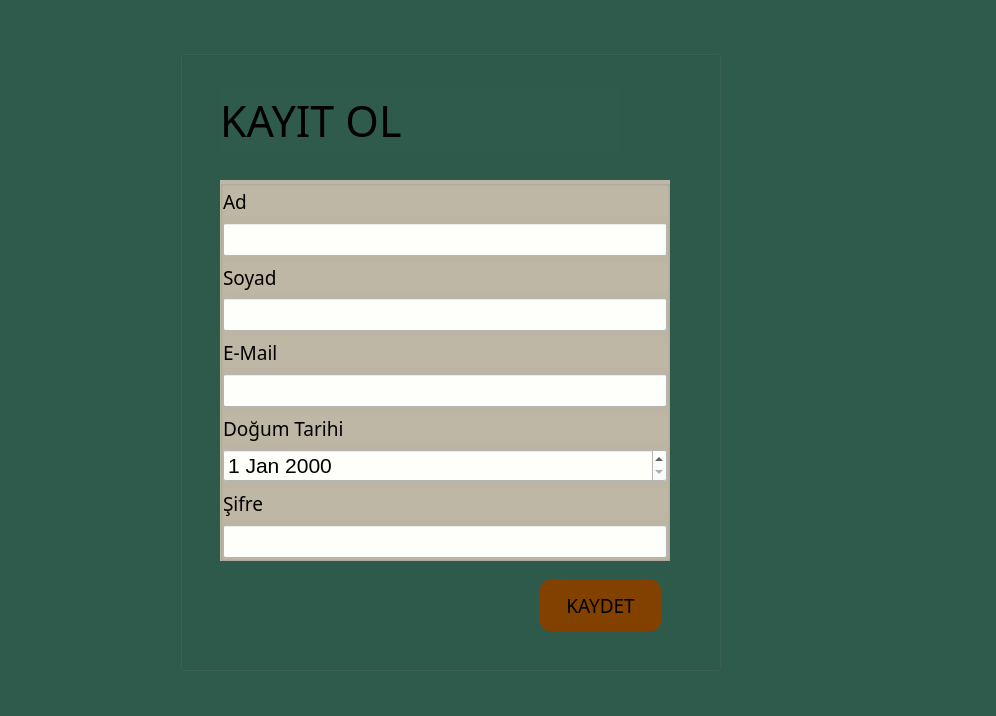
<?xml version="1.0" encoding="UTF-8"?>
<ui version="4.0">
 <class>MainWindow</class>
 <widget class="QMainWindow" name="MainWindow">
  <property name="geometry">
   <rect>
    <x>0</x>
    <y>0</y>
    <width>996</width>
    <height>716</height>
   </rect>
  </property>
  <property name="maximumSize">
   <size>
    <width>996</width>
    <height>716</height>
   </size>
  </property>
  <property name="font">
   <font>
    <pointsize>32</pointsize>
   </font>
  </property>
  <property name="windowTitle">
   <string>MainWindow</string>
  </property>
  <property name="styleSheet">
   <string notr="true">background-color: rgb(47, 91, 76);
background-color: rgb(47, 91, 76);</string>
  </property>
  <widget class="QWidget" name="centralwidget">
   <property name="styleSheet">
    <string notr="true">background-color: rgb(34, 136, 85);
background-color: rgb(47, 91, 76);</string>
   </property>
   <widget class="QGroupBox" name="groupBox">
    <property name="geometry">
     <rect>
      <x>180</x>
      <y>50</y>
      <width>541</width>
      <height>621</height>
     </rect>
    </property>
    <property name="styleSheet">
     <string notr="true">background-color: rgb(191, 183, 165);

QGroupBox {
    border: 2px solid #5A9;
	border-color: rgb(131, 65, 0)
    border-radius: 15px; /* Köşe yuvarlama yarıçapı */
    margin-top: 10px; /* Başlık kısmı için üst boşluk */
    background-color: #E0F7E9; /* Arkaplan rengi */
}</string>
    </property>
    <property name="title">
     <string/>
    </property>
    <widget class="QLabel" name="label">
     <property name="geometry">
      <rect>
       <x>40</x>
       <y>40</y>
       <width>401</width>
       <height>61</height>
      </rect>
     </property>
     <property name="font">
      <font>
       <family>Maiandra GD</family>
       <pointsize>32</pointsize>
      </font>
     </property>
     <property name="text">
      <string>KAYIT OL</string>
     </property>
    </widget>
    <widget class="QGroupBox" name="verticalGroupBox">
     <property name="geometry">
      <rect>
       <x>40</x>
       <y>130</y>
       <width>450</width>
       <height>381</height>
      </rect>
     </property>
     <property name="styleSheet">
      <string notr="true">background-color: rgb(191, 183, 165);
border-color:  rgb(191, 183, 165);
</string>
     </property>
     <layout class="QVBoxLayout" name="verticalLayout_2">
      <property name="leftMargin">
       <number>0</number>
      </property>
      <property name="topMargin">
       <number>0</number>
      </property>
      <property name="rightMargin">
       <number>0</number>
      </property>
      <property name="bottomMargin">
       <number>0</number>
      </property>
      <item>
       <widget class="QLabel" name="label_3">
        <property name="font">
         <font>
          <family>Maiandra GD</family>
          <pointsize>14</pointsize>
         </font>
        </property>
        <property name="styleSheet">
         <string notr="true"/>
        </property>
        <property name="text">
         <string>Ad</string>
        </property>
       </widget>
      </item>
      <item>
       <widget class="QLineEdit" name="ad_line">
        <property name="font">
         <font>
          <pointsize>16</pointsize>
         </font>
        </property>
        <property name="styleSheet">
         <string notr="true">background-color: rgb(254, 255, 251);</string>
        </property>
       </widget>
      </item>
      <item>
       <widget class="QLabel" name="soyad_label">
        <property name="font">
         <font>
          <family>Maiandra GD</family>
          <pointsize>14</pointsize>
         </font>
        </property>
        <property name="text">
         <string>Soyad</string>
        </property>
       </widget>
      </item>
      <item>
       <widget class="QLineEdit" name="soyad_line">
        <property name="font">
         <font>
          <pointsize>16</pointsize>
         </font>
        </property>
        <property name="styleSheet">
         <string notr="true">background-color: rgb(254, 255, 251);</string>
        </property>
       </widget>
      </item>
      <item>
       <widget class="QLabel" name="label_5">
        <property name="font">
         <font>
          <family>Maiandra GD</family>
          <pointsize>14</pointsize>
         </font>
        </property>
        <property name="text">
         <string>E-Mail</string>
        </property>
       </widget>
      </item>
      <item>
       <widget class="QLineEdit" name="mail_line">
        <property name="font">
         <font>
          <pointsize>16</pointsize>
         </font>
        </property>
        <property name="styleSheet">
         <string notr="true">background-color: rgb(254, 255, 251);
</string>
        </property>
       </widget>
      </item>
      <item>
       <widget class="QLabel" name="label_6">
        <property name="font">
         <font>
          <family>Maiandra GD</family>
          <pointsize>14</pointsize>
         </font>
        </property>
        <property name="text">
         <string>Doğum Tarihi</string>
        </property>
       </widget>
      </item>
      <item>
       <widget class="QDateEdit" name="dateEdit">
        <property name="sizePolicy">
         <sizepolicy hsizetype="Minimum" vsizetype="Fixed">
          <horstretch>0</horstretch>
          <verstretch>0</verstretch>
         </sizepolicy>
        </property>
        <property name="font">
         <font>
          <pointsize>16</pointsize>
         </font>
        </property>
        <property name="styleSheet">
         <string notr="true">background-color: rgb(254, 255, 251);
</string>
        </property>
       </widget>
      </item>
      <item>
       <widget class="QLabel" name="label_7">
        <property name="font">
         <font>
          <family>Maiandra GD</family>
          <pointsize>14</pointsize>
         </font>
        </property>
        <property name="styleSheet">
         <string notr="true"> border-color: rgb(191, 183, 165);</string>
        </property>
        <property name="text">
         <string>Şifre</string>
        </property>
       </widget>
      </item>
      <item>
       <widget class="QLineEdit" name="sifre_line">
        <property name="font">
         <font>
          <pointsize>16</pointsize>
         </font>
        </property>
        <property name="styleSheet">
         <string notr="true">background-color: rgb(254, 255, 251);
</string>
        </property>
        <property name="echoMode">
         <enum>QLineEdit::Password</enum>
        </property>
       </widget>
      </item>
     </layout>
    </widget>
    <widget class="QPushButton" name="pushButton">
     <property name="geometry">
      <rect>
       <x>360</x>
       <y>530</y>
       <width>121</width>
       <height>51</height>
      </rect>
     </property>
     <property name="font">
      <font>
       <family>Maiandra GD</family>
       <pointsize>14</pointsize>
      </font>
     </property>
     <property name="styleSheet">
      <string notr="true">
background-color: rgb(131, 65, 0);
border-radius: 10px;</string>
     </property>
     <property name="text">
      <string>KAYDET</string>
     </property>
    </widget>
   </widget>
  </widget>
  <widget class="QStatusBar" name="statusbar"/>
 </widget>
 <resources>
  <include location="../../../../Masaüstü/gardenPic.qrc/resimler.qrc"/>
 </resources>
 <connections/>
</ui>
